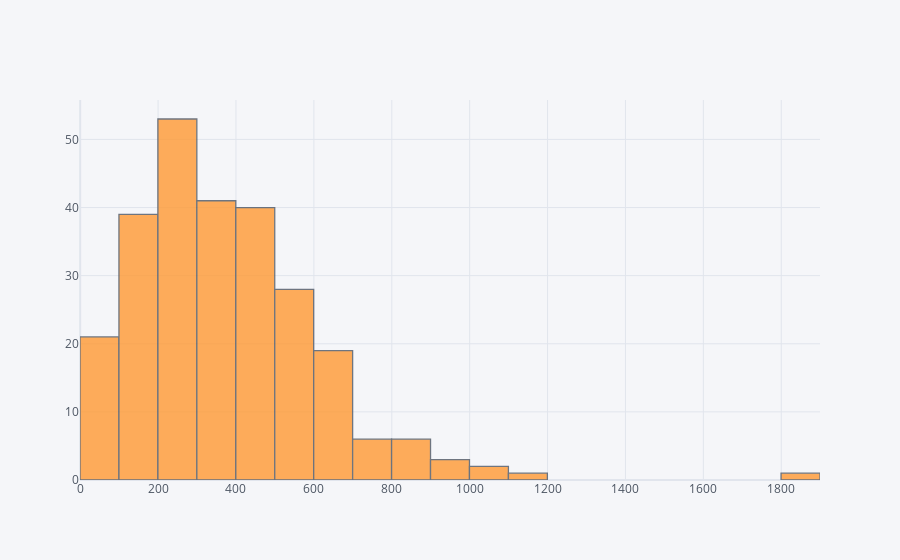

Notebook code for this chart:
### Code cell
dfa['Calories'].iplot(kind='hist')

### Figure 1 — Plotly figure (JSON) as saved in the notebook; plotly's stock layout.template omitted (floating-point values rounded to 4 significant figures; data arrays with more than 128 entries replaced by an {"elided": "..."} marker saying what was removed)
{"data": [{"histfunc": "count", "histnorm": "", "marker": {"color": "rgba(255, 153, 51, 1.0)", "line": {"color": "#4D5663", "width": 1.3}}, "name": "Calories", "opacity": 0.8, "orientation": "v", "type": "histogram", "x": {"elided": "260 int values"}}], "layout": {"autosize": true, "barmode": "overlay", "legend": {"bgcolor": "#F5F6F9", "font": {"color": "#4D5663"}}, "paper_bgcolor": "#F5F6F9", "plot_bgcolor": "#F5F6F9", "title": {"font": {"color": "#4D5663"}}, "xaxis": {"autorange": true, "gridcolor": "#E1E5ED", "range": [-0.5, 1900.0], "showgrid": true, "tickfont": {"color": "#4D5663"}, "title": {"font": {"color": "#4D5663"}, "text": ""}, "type": "linear", "zerolinecolor": "#E1E5ED"}, "yaxis": {"autorange": true, "gridcolor": "#E1E5ED", "range": [0, 55.79], "showgrid": true, "tickfont": {"color": "#4D5663"}, "title": {"font": {"color": "#4D5663"}, "text": ""}, "zerolinecolor": "#E1E5ED"}}}
